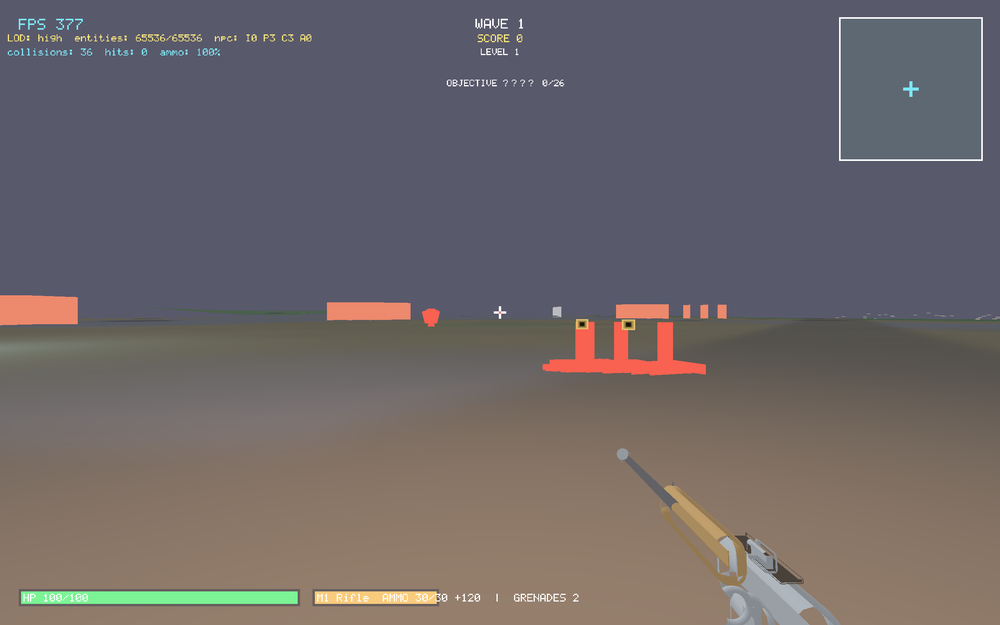
#> input picture screenshots/steel_front_1786966687.png, 1000 x 625 px, shrunk from 2560 x 1600 before the run, found by its file name
$ python _f12ascii.py
#> lines starting #> are read from the running program, lines starting #| are printed output that depends on the picture

from PIL import Image
im = Image.open('D:/Rust/steel-front/screenshots/steel_front_1786966687.png').convert('RGB')
w, h = im.size
#> w = 1000; h = 625
im = im.transpose(Image.FLIP_TOP_BOTTOM)
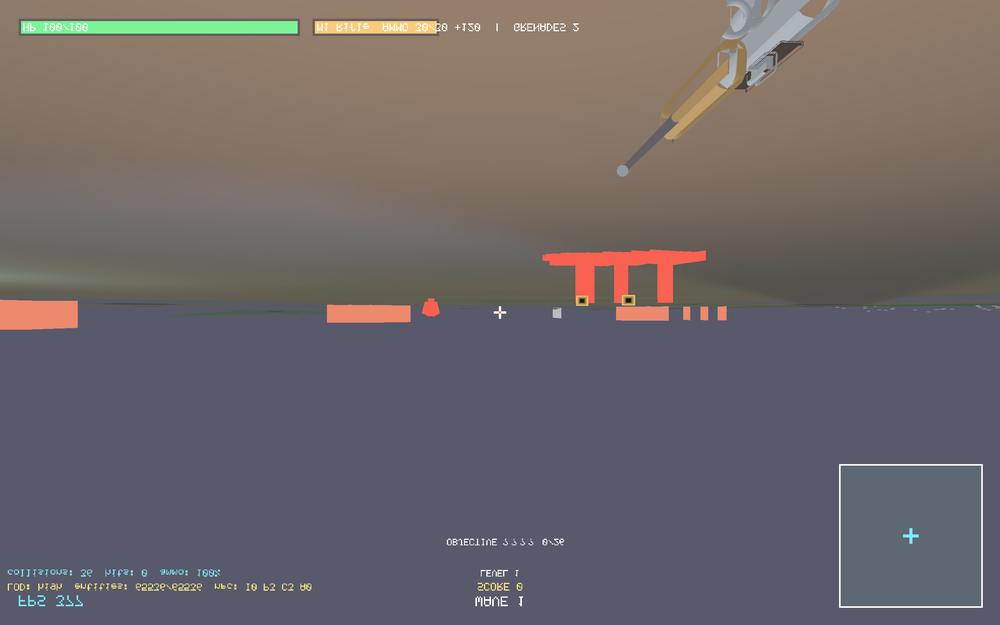
#> im: PIL image 1000x625 RGB; mean R, G, B 109.9, 102.6, 105.1
px = im.load()
cols, rows = 90, 55
chars = ' .:-=+*#%@'
for r in range(rows):
    line = ''
    for c in range(cols):
        x = int((c + 0.5) * w / cols)
        y = int((r + 0.5) * h / rows)
        p = px[x, y]
        l = (p[0] + p[1] + p[2]) / 3
        ch = chars[min(9, int(l / 26))]
        if p[2] > p[0] + 30 and p[0] < 120: ch = 'B'
        elif p[1] > p[0] + 30 and p[1] > p[2] + 30: ch = 'G'
        elif p[0] > p[1] + 40 and p[0] > p[2] + 40: ch = 'R'
        elif p[0] > 140 and p[1] > 120 and p[2] < 110: ch = 'Y'
        elif l > 220: ch = 'W'
        line += ch
    print(line)
